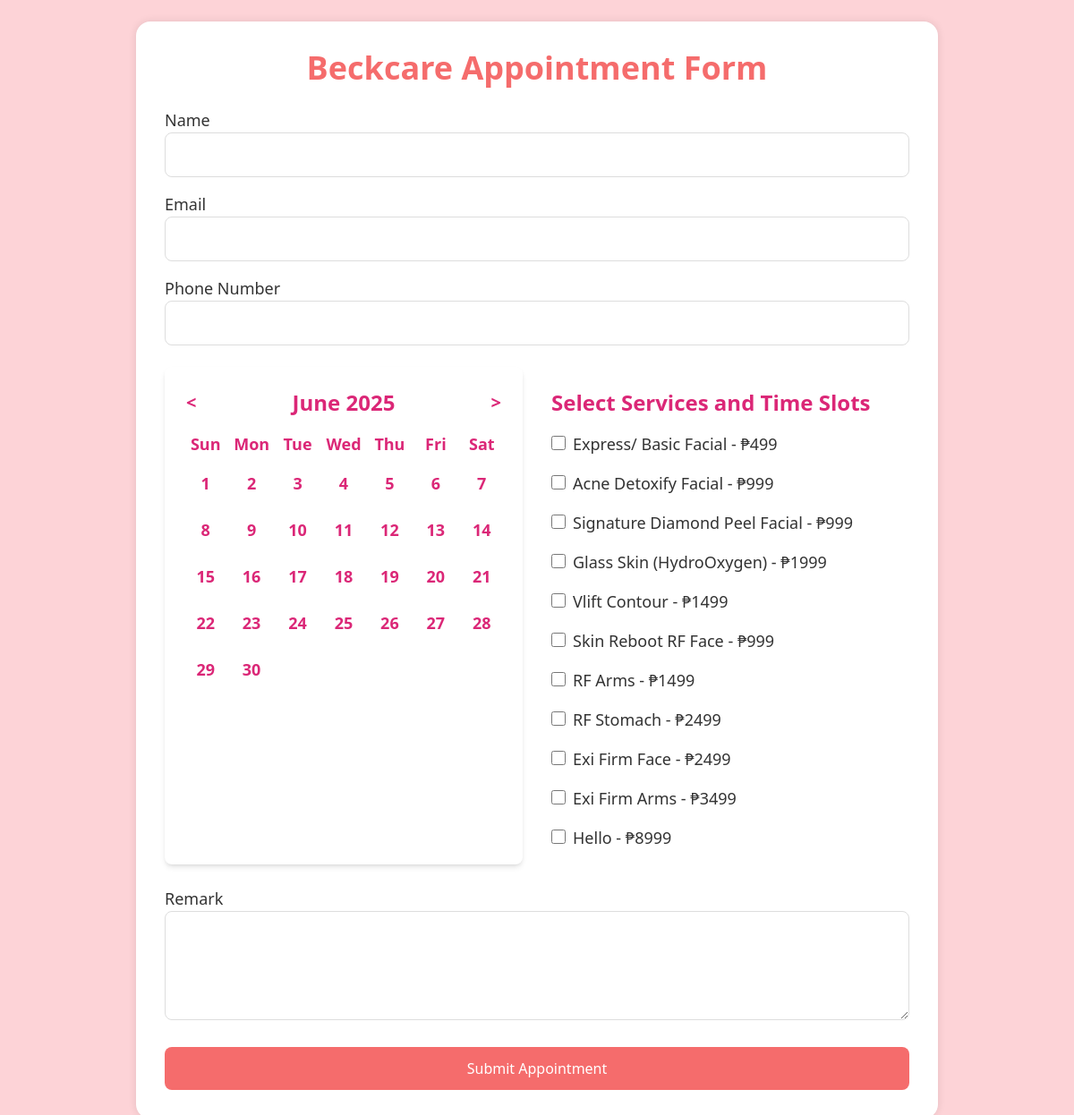
Page /admin/schedule/aptformadmin.php on the committed database.
### tables this page shows
CREATE TABLE `tblservices` (
  `ID` int(10) NOT NULL,
  `ServiceName` varchar(200) DEFAULT NULL,
  `Cost` int(10) DEFAULT NULL,
  `description` varchar(255) NOT NULL,
  `category` varchar(255) NOT NULL,
  `imgurl` varchar(255) NOT NULL,
  `CreationDate` timestamp NULL DEFAULT current_timestamp()
);

### admin/schedule/aptformadmin.php (the view, shortened to what this page needs)
<!DOCTYPE html>
<html lang="en">
<head>
    <script src="https://cdn.tailwindcss.com"></script>
</head>
<body class="flex items-center justify-center min-h-screen p-6">
    <div class="form-container w-full max-w-4xl p-8">
        <h2 class="text-4xl font-bold text-center mb-6 form-header">Beckcare Appointment Form</h2>
        <form action="appointment_processor.php" method="POST" id="appointmentForm">
            <div class="mb-6">
                <div class="mb-4">
                    <label for="name" class="block text-lg font-medium form-label">Name</label>
                    <input type="text" name="name" id="name" class="form-input w-full" required>
                </div>
                <div class="mb-4">
                    <label for="email" class="block text-lg font-medium form-label">Email</label>
                    <input type="email" name="email" id="email" class="form-input w-full" required>
                </div>
                <div class="mb-4">
                    <label for="phoneNumber" class="block text-lg font-medium form-label">Phone Number</label>
                    <input type="tel" name="phoneNumber" id="phoneNumber" class="form-input w-full" required>
                </div>
            </div>
            <div class="grid grid-cols-1 md:grid-cols-2 gap-8">
                <div class="bg-white p-6 rounded-lg shadow-md">
                    <div class="flex justify-between items-center mb-4">
                        <button type="button" id="prevMonth" class="text-xl font-bold text-pink-600 transition hover:text-pink-800">&lt;</button>
                        <h3 id="currentMonth" class="text-2xl font-bold text-pink-600"></h3>
                        <button type="button" id="nextMonth" class="text-xl font-bold text-pink-600 transition hover:text-pink-800">&gt;</button>
                    </div>
                    <div class="grid grid-cols-7 gap-2 text-center text-lg font-semibold text-pink-600">
                        <div>Sun</div>
                        <div>Mon</div>
                        <div>Tue</div>
                        <div>Wed</div>
                        <div>Thu</div>
                        <div>Fri</div>
                        <div>Sat</div>
                        <div id="calendarDays" class="col-span-7 grid grid-cols-7 gap-2"></div>
                    </div>
                </div>
                <div>
                    <div class="mt-6">
                        <h4 class="text-2xl font-bold text-pink-600 mb-4">Select Services and Time Slots</h4>
                        <?php
                        include('includes/dbconnection.php');
                        $sql = "SELECT * FROM tblservices";
                        $result = mysqli_query($con, $sql);
                        if (mysqli_num_rows($result) > 0) {
                            while($row = mysqli_fetch_assoc($result)) {
                                echo '<div class="mb-4">';
                                echo '<label class="block text-lg font-medium form-label mb-2">';
                                echo '<input type="checkbox" class="service-checkbox h-4 w-4 text-pink-600 border-gray-300 rounded mr-2" name="services[]" value="' . $row['ID'] . '">';
                                echo $row['ServiceName'] . ' - ₱' . $row['Cost'];
                                echo '</label>';
                                echo '</div>';
                            }
                        } else {
                            echo "<p class='text-lg text-gray-600'>No services found.</p>";
                        }
                        ?>
                    </div>
                </div>
            </div>
            <div class="mt-6">
                <label for="remark" class="block text-lg font-medium form-label">Remark</label>
                <textarea name="remark" id="remark" rows="4" class="form-input w-full"></textarea>
            </div>
            <div class="mt-6 text-center">
                <button type="submit" class="form-button w-full">Submit Appointment</button>
            </div>
        </form>
    </div>
</body>
</html>

### admin/schedule/aptformadmin.php (style rules this page uses)
body { background-color: #fdd3d7; }
.form-container { background-color: white; border-radius: 1rem; box-shadow: 0 0 10px rgba(0, 0, 0, 0.1); }
.form-header { color: #f56c6c; }
.form-label { color: #333; }
.form-input { border: 1px solid #ddd; border-radius: 0.5rem; padding: 0.75rem; }
.form-button { background-color: #f56c6c; color: white; border-radius: 0.5rem; padding: 0.75rem 1.5rem; transition: background-color 0.3s; }

### rows in the picture
tblservices: ServiceName "Express/ Basic Facial", Cost "499"
tblservices: ServiceName "Acne Detoxify Facial", Cost "999"
tblservices: ServiceName "Signature Diamond Peel Facial", Cost "999"
tblservices: ServiceName "Glass Skin (HydroOxygen)", Cost "1999"
tblservices: ServiceName "Vlift Contour", Cost "1499"
tblservices: ServiceName "Skin Reboot RF Face", Cost "999"
tblservices: ServiceName "RF Arms", Cost "1499"
tblservices: ServiceName "RF Stomach", Cost "2499"
tblservices: ServiceName "Exi Firm Face", Cost "2499"
tblservices: ServiceName "Exi Firm Arms", Cost "3499"
tblservices: ServiceName "Hello", Cost "8999"
